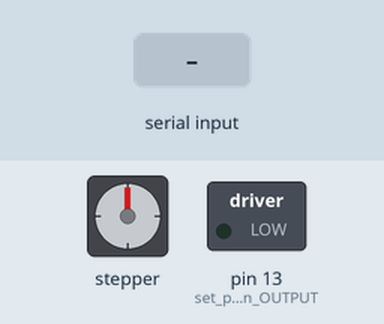
The sketch below on a simulated Arduino Uno, built with avr-gcc and run on an emulated ATmega328P. Shown: stepper motor, switched loads named in the sketch (green lamp = pin HIGH). The test bench sets the inputs (shaded band). Stepper angles assume 500 steps per turn.

Above: at 1.2 s.
1.3 s: "1\n" received over Serial
At 1.45 s:
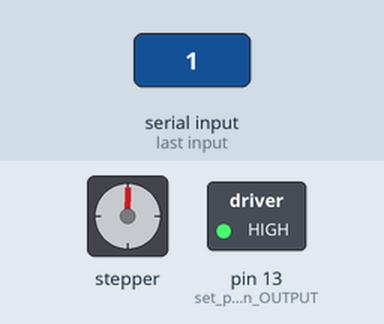
At 2.07 s:
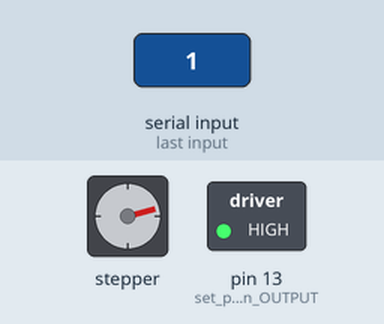
4.3 s: "1\n" received over Serial
At 4.53 s:
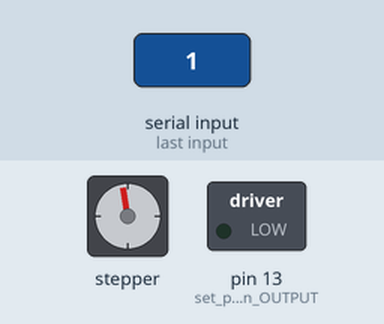
Timing chart, 0 to 8.8 s (numbered marks = the images above; inputs shaded):
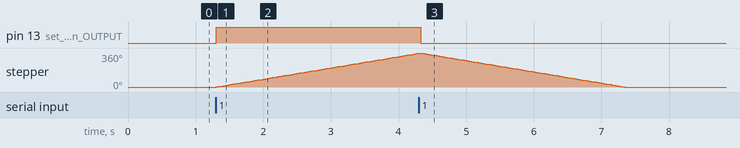

The sketch:

BluetoothWindowFirmware.ino
```cpp
/*
 * M5 Bluetooth Window Demo
 * Revitalised old SDP project in M5's Great Room
 * Authors: Akshat Sahay, Cobie Yung
 */

#include <Stepper.h>

/*
 * The Feather 328P is the main controller for this project.
 * It connects to an HC-05 Bluetooth module and an L298N motor driver.
 *
 * The HC-05 connects to an Android app and gets a single character over Bluetooth.
 * This character sets the state, which determines whether the window goes up or down.
 *
 * The L298N motor driver is controlled using the Stepper library.
 * It connects to a stepper motor attached to the window, which enables the window to move.
 */

const int stepsPerRevolution = 500; // number of revolutions for stepper in one motion
bool state = false;                 // current state of stepper
bool prevState = false;             // previous state of stepper

// create instance of Stepper library
Stepper myStepper(stepsPerRevolution, 10, 9, 6, 5);

void setup() {
  myStepper.setSpeed(20); // set the speed at 60 rpm
  Serial.begin(9600);     // initialize the serial port
  pinMode(13, OUTPUT);    // set pin 13 as an OUTPUT
}

void loop() {
  if(Serial.available()) {
    // set the state to respond to new input
    if(Serial.parseInt() == 1) {
      // if received a 1, reset state
      if(state == true) state = false;
      else state = true;
    }
  }

  if(state != prevState) {
    if(state == true) {
      // motor moves clockwise
      digitalWrite(13, HIGH);
      myStepper.step(stepsPerRevolution);
      prevState = true;
    }

    else {
      // motor moves counterclockwise
      digitalWrite(13, LOW);
      myStepper.step(-stepsPerRevolution);
      prevState = false;
    }
  }
}
```

Measured:
- after the input at 1.3 s, pin 13 (set_pin_13_as_an_OUTPUT): LOW → HIGH at once; stepper: keeps turning clockwise at about 120°/s, starting at once
- after the input at 4.3 s, pin 13 (set_pin_13_as_an_OUTPUT): HIGH → LOW at once
